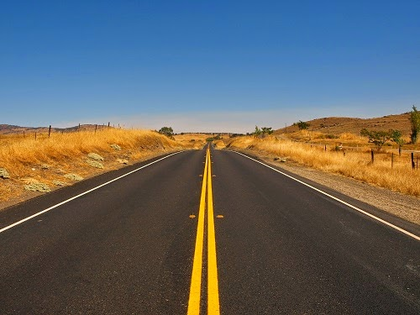
%> input picture HoughTransform/Carretera1.png, 420 x 315 px, shrunk from 500 x 375 before the run
$ octave main.m   (GNU Octave 9; MATLAB toolbox functions it lacks are replaced by stand-ins)
%> lines starting %> are read from the running program, lines starting %| are printed output that depends on the picture; in (x1, y1, x2, y2) boxes, pixels count from 0 and x2, y2 are one past the last pixel; in counts of white or black regions, pixels touching at a corner belong together; the program's own positions count from 1
%> in test, im is the input picture: size 315x420x3 uint8; mean R, G, B 98.3, 101.4, 101.6
%> in imageToGrayscaleSquare, `y = rgb2gray(y);`:
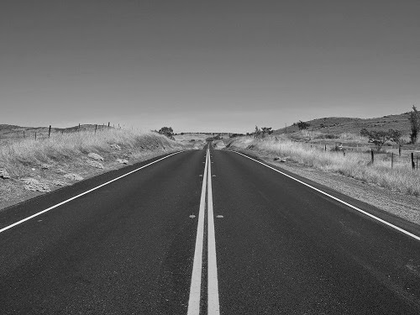
%> y: size 315x420 uint8; min 4, max 255, mean 100.5
### HoughTransform/imageToSquare.m
function y = imageToSquare(im)
    y = im(1:min(size(im)), 1:min(size(im)));
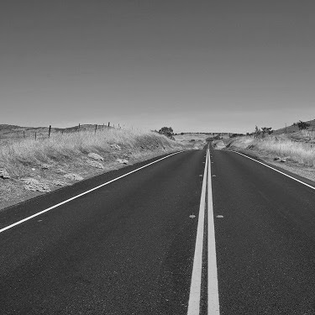
%> y: size 315x315 uint8; min 12, max 255, mean 100.6
%> in binarizeEdge, `y = imfilter(im, h, 'circular');`:
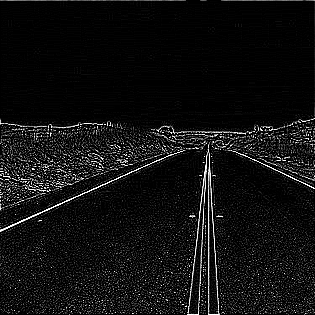
%> y: size 315x315 uint8; min 0, max 255, mean 16.9
%> in binarizeEdge, `y = y > threshold;`:
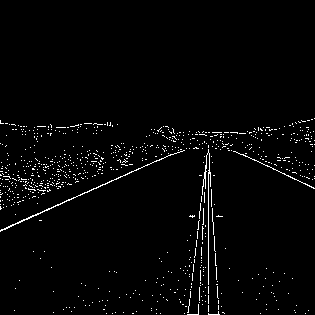
%> y: size 315x315 logical; 2.3% white in thin lines or dots, all inside (x1, y1, x2, y2) = (0, 118, 315, 315)
end

### HoughTransform/houghTransform.m
function y = houghTransform(im, Nm, Nb)
%> called with Nm = 100, Nb = 300

    if size(im, 1) ~= size(im, 2)
        disp('ERROR: image_height != image_width')
        return
    end

    N = size(im, 1);
%> N = 315
    y = im;
    max_m = 1;
    max_b = 2*N;
%> max_b = 630
    m_values = linspace(-max_m, max_m, Nm);
    b_values = linspace(-max_b, max_b, Nb);
%> b_values = 300 values from -630 to 630

    accumulationTable = zeros(Nm, Nb);

    for i = 1:N
        for j = 1:N
            if im(i, j) == 1
                for k = 1:Nm
                    b = -m_values(k)*j + i;
                    [~, b_indices] = min(abs(b_values-b));
                    accumulationTable(k, b_indices) = accumulationTable(k, b_indices) + 1;
                end
            end
        end
    end
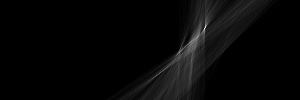
%> accumulationTable: size 100x300 double; min 0, max 267, mean 7.5; drawn with min black and max white
%> after the loop, b = 95; b_indices = 173

    [~, max_index] = max(accumulationTable(:));
%> max_index = 20429
    [best_m_index, best_b_index] = ind2sub(size(accumulationTable), max_index);
%> best_m_index = 29; best_b_index = 205
    final_m = m_values(best_m_index);
%> final_m = -0.434
    final_b = b_values(best_b_index);
%> final_b = 229.7

    for j = 1:N
        i = round(final_m*j + final_b);
        if i > 0 && i <= N
            y(i, j) = 1;
        end
    end
%> this loop made 315 passes
%> i on passes 1 to 3: 229, 229, 228
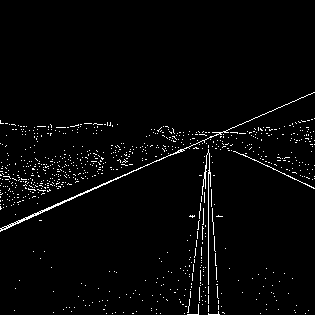
%> y: size 315x315 logical; 2.5% white in thin lines or dots, all inside (x1, y1, x2, y2) = (0, 92, 315, 315)

end

### HoughTransform/main.m
threshold = 170;
Nm = 100;
Nb = 300;
path = 'Carretera1.png';
test(path, Nm, Nb, threshold)

function test(path, Nm, Nb, threshold)
    im = imread(path);
    im_b = binarizeEdge(imageToGrayscaleSquare(im), threshold);
    im_h = houghTransform(im_b, Nm, Nb);
    showResult(im, im_b, im_h, Nm, Nb);
end

function y = imageToGrayscaleSquare(im)
    y = im;
    if size(y, 3) == 3
        y = rgb2gray(y);
    end
    y = imageToSquare(y);
end

function y = binarizeEdge(im, threshold)
    h = [-1 -1 -1; -1 8 -1; -1 -1 -1];
    y = imfilter(im, h, 'circular');
    y = y > threshold;
end

function showResult(original, binary, hough, Nm, Nb)
    figure
    subplot(1,3,1)
    imshow(original)
    title('Original image')
    subplot(1,3,2)
    imshow(binary)
    title('Binarized image')
    subplot(1,3,3)
    imshow(hough)
    subtitle_text = strcat('Nm=', num2str(Nm), ' Nb=', num2str(Nb));
    title({'Main line detected with Hough Transform', subtitle_text});
end
